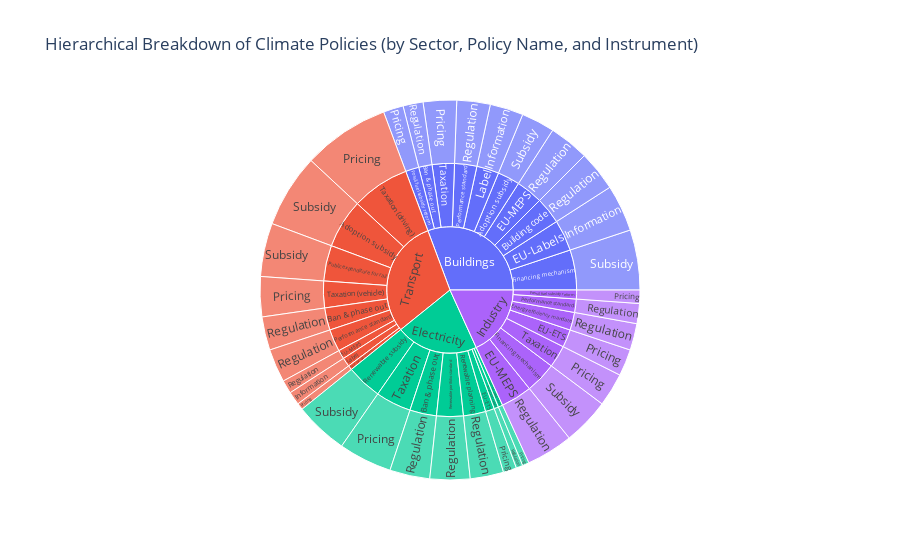

Notebook code for this chart:
### Code cell
counts = (
    df
    .groupby(['Sector','Policy_name','Instrument'])
    .size()
    .reset_index(name='count')
)

# Sunburst try Sector > Policy_name>Instrument
import plotly.express as px
fig = px.sunburst(
    counts,
    path=['Sector','Policy_name','Instrument'],
    values='count',
    title='Hierarchical Breakdown of Climate Policies (by Sector, Policy Name, and Instrument)'
)
fig.update_traces(hovertemplate='<b>%{label}</b><br>Count: %{value}<extra></extra>')
fig.show()

### Figure 1 — Plotly figure (JSON) as saved in the notebook; plotly's stock layout.template omitted (floating-point values rounded to 4 significant figures)
{"data": [{"branchvalues": "total", "domain": {"x": [0, 1], "y": [0, 1]}, "hovertemplate": "<b>%{label}</b><br>Count: %{value}<extra></extra>", "ids": ["Buildings/Adoption subsidy/Subsidy", "Buildings/Ban & phase out/Regulation", "Buildings/Building code/Regulation", "Buildings/EU-Labels/Information", "Buildings/EU-MEPS/Regulation", "Buildings/Financing mechanism/Subsidy", "Buildings/Fossil fuel subsidy reform/Pricing", "Buildings/Label/Information", "Buildings/Performance standard/Regulation", "Buildings/Taxation/Pricing", "Electricity/Air pollution standard/Regulation", "Electricity/Ban & phase out/Regulation", "Electricity/EU-ETS/Pricing", "Electricity/Fossil fuel subsidy reform/Pricing", "Electricity/Renewable planning/Regulation", "Electricity/Renewable portfolio standard/Regulation", "Electricity/Renewable subsidy/Subsidy", "Electricity/Taxation/Pricing", "Industry/EU-ETS/Pricing", "Industry/EU-MEPS/Regulation", "Industry/Energy efficiency mandate/Regulation", "Industry/Financing mechanism/Subsidy", "Industry/Fossil fuel subsidy reform/Pricing", "Industry/Performance standard/Regulation", "Industry/Taxation/Pricing", "Transport/Adoption subsidy/Subsidy", "Transport/Ban & phase out/Regulation", "Transport/EU-MEPS/Regulation", "Transport/Fossil fuel subsidy reform/Pricing", "Transport/Label /Information", "Transport/Performance standard/Regulation", "Transport/Public expenditure for rail/Subsidy", "Transport/Taxation (driving)/Pricing", "Transport/Taxation (vehicle)/Pricing", "Buildings/Adoption subsidy", "Buildings/Ban & phase out", "Buildings/Building code", "Buildings/EU-Labels", "Buildings/EU-MEPS", "Buildings/Financing mechanism", "Buildings/Fossil fuel subsidy reform", "Buildings/Label", "Buildings/Performance standard", "Buildings/Taxation", "Electricity/Air pollution standard", "Electricity/Ban & phase out", "Electricity/EU-ETS", "Electricity/Fossil fuel subsidy reform", "Electricity/Renewable planning", "Electricity/Renewable portfolio standard", "Electricity/Renewable subsidy", "Electricity/Taxation", "Industry/EU-ETS", "Industry/EU-MEPS", "Industry/Energy efficiency mandate", "Industry/Financing mechanism", "Industry/Fossil fuel subsidy reform", "Industry/Performance standard", "Industry/Taxation", "Transport/Adoption subsidy", "Transport/Ban & phase out", "Transport/EU-MEPS", "Transport/Fossil fuel subsidy reform", "Transport/Label ", "Transport/Performance standard", "Transport/Public expenditure for rail", "Transport/Taxation (driving)", "Transport/Taxation (vehicle)", "Buildings", "Electricity", "Industry", "Transport"], "labels": ["Subsidy", "Regulation", "Regulation", "Information", "Regulation", "Subsidy", "Pricing", "Information", "Regulation", "Pricing", "Regulation", "Regulation", "Pricing", "Pricing", "Regulation", "Regulation", "Subsidy", "Pricing", "Pricing", "Regulation", "Regulation", "Subsidy", "Pricing", "Regulation", "Pricing", "Subsidy", "Regulation", "Regulation", "Pricing", "Information", "Regulation", "Subsidy", "Pricing", "Pricing", "Adoption subsidy", "Ban & phase out", "Building code", "EU-Labels", "EU-MEPS", "Financing mechanism", "Fossil fuel subsidy reform", "Label", "Performance standard", "Taxation", "Air pollution standard", "Ban & phase out", "EU-ETS", "Fossil fuel subsidy reform", "Renewable planning", "Renewable portfolio standard", "Renewable subsidy", "Taxation", "EU-ETS", "EU-MEPS", "Energy efficiency mandate", "Financing mechanism", "Fossil fuel subsidy reform", "Performance standard", "Taxation", "Adoption subsidy", "Ban & phase out", "EU-MEPS", "Fossil fuel subsidy reform", "Label ", "Performance standard", "Public expenditure for rail", "Taxation (driving)", "Taxation (vehicle)", "Buildings", "Electricity", "Industry", "Transport"], "name": "", "parents": ["Buildings/Adoption subsidy", "Buildings/Ban & phase out", "Buildings/Building code", "Buildings/EU-Labels", "Buildings/EU-MEPS", "Buildings/Financing mechanism", "Buildings/Fossil fuel subsidy reform", "Buildings/Label", "Buildings/Performance standard", "Buildings/Taxation", "Electricity/Air pollution standard", "Electricity/Ban & phase out", "Electricity/EU-ETS", "Electricity/Fossil fuel subsidy reform", "Electricity/Renewable planning", "Electricity/Renewable portfolio standard", "Electricity/Renewable subsidy", "Electricity/Taxation", "Industry/EU-ETS", "Industry/EU-MEPS", "Industry/Energy efficiency mandate", "Industry/Financing mechanism", "Industry/Fossil fuel subsidy reform", "Industry/Performance standard", "Industry/Taxation", "Transport/Adoption subsidy", "Transport/Ban & phase out", "Transport/EU-MEPS", "Transport/Fossil fuel subsidy reform", "Transport/Label ", "Transport/Performance standard", "Transport/Public expenditure for rail", "Transport/Taxation (driving)", "Transport/Taxation (vehicle)", "Buildings", "Buildings", "Buildings", "Buildings", "Buildings", "Buildings", "Buildings", "Buildings", "Buildings", "Buildings", "Electricity", "Electricity", "Electricity", "Electricity", "Electricity", "Electricity", "Electricity", "Electricity", "Industry", "Industry", "Industry", "Industry", "Industry", "Industry", "Industry", "Transport", "Transport", "Transport", "Transport", "Transport", "Transport", "Transport", "Transport", "Transport", "", "", "", ""], "type": "sunburst", "values": [5.0, 3.0, 6.0, 7.0, 6.0, 9.0, 3.0, 5.0, 5.0, 5.0, 1.0, 6.0, 2.0, 1.0, 5.0, 6.0, 8.0, 8.0, 4.0, 7.0, 4.0, 7.0, 2.0, 3.0, 5.0, 11.0, 5.0, 2.0, 1.0, 2.0, 5.0, 8.0, 13.0, 6.0, 5.0, 3.0, 6.0, 7.0, 6.0, 9.0, 3.0, 5.0, 5.0, 5.0, 1.0, 6.0, 2.0, 1.0, 5.0, 6.0, 8.0, 8.0, 4.0, 7.0, 4.0, 7.0, 2.0, 3.0, 5.0, 11.0, 5.0, 2.0, 1.0, 2.0, 5.0, 8.0, 13.0, 6.0, 54.0, 37.0, 32.0, 53.0]}], "layout": {"legend": {"tracegroupgap": 0}, "title": {"text": "Hierarchical Breakdown of Climate Policies (by Sector, Policy Name, and Instrument)"}}}
